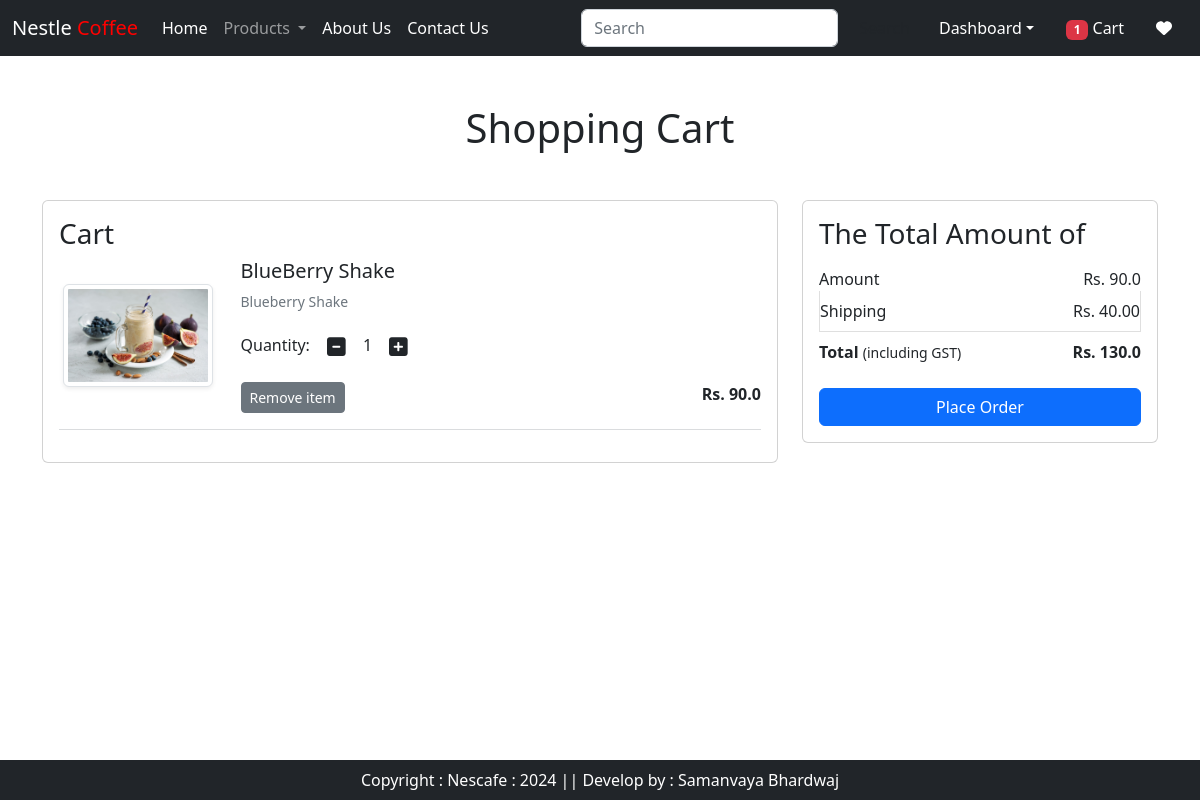
The app's page /cart/ (signed in) with its own data.
### app/models.py (models this page shows, shortened)
class Cart(models.Model):
    user = models.ForeignKey(User,on_delete=models.CASCADE)
    product = models.ForeignKey(Product,on_delete=models.CASCADE)
    quantity = models.PositiveIntegerField(default=1)

class Product(models.Model):
    title = models.CharField(max_length=100)
    selling_price = models.FloatField()
    discounted_price = models.FloatField()
    description = models.TextField()
    composition = models.TextField(default='')
    prodapp = models.TextField(default='')
    category = models.CharField(choices=CATEGORY_CHOICES, max_length=2)
    product_image = models.ImageField(upload_to='product')

### app/views.py (the view)
# urls.py: path('cart/', views.show_cart, name='showcart'),
@login_required
def show_cart(request):
    user = request.user
    cart = Cart.objects.filter(user=user)
    amount = 0
    for p in cart:
        value = p.quantity * p.product.discounted_price
        amount = amount + value
    totalamount = amount + 40
    totalitem = 0
    wishitem=0
    if request.user.is_authenticated:
        totalitem = len(Cart.objects.filter(user=request.user))
        wishitem = len(Wishlist.objects.filter(user=request.user))
    return render(request, 'app/addtocart.html',locals())

### app/templates/app/addtocart.html (shortened to what this page needs)
{% extends 'app/base.html' %}
{% load static %}
{% block main-content %}
<div class="container my-5">
 <div class="row">
  {% if cart %}
  <h1 class="text-center mb-5">Shopping Cart</h1>
  <div class="col-sm-8">
  <div class="card">
   <div class="card-body">
    <h3>Cart</h3>
    {% for item in cart %}
    <div class="row">
     <div class="col-sm-3 text-center align-self-center"><img src="{{item.product.product_image.url}}" alt="" srcset="" class="img-fluid img-thumbnail shadow-sm" height="150" width="150"> </div>
     <div class="col-sm-9">
      <div>
       <h5>{{item.product.title}}</h5>
       <p class="mb-2 text-muted small">{{item.product.description}}</p>
       <div class="my-3">
        <label for="quantity">Quantity:</label>
        <a class="minus-cart btn" pid={{item.product.id}}><i class="fas fa-minus-square fa-lg"></i></a>
        <span id="quantity">{{item.quantity}}</span>
        <a class="plus-cart btn" pid={{item.product.id}}><i class="fas fa-plus-square fa-lg"></i></a>
       </div>
       <div class="d-flex justify-content-between">
        <a href="#" class="remove-cart btn btn-sm btn-secondary mr-3" pid={{item.product.id}}>Remove item </a>
        <p class="mb-0"><span><strong>Rs. {{item.product.discounted_price}}</strong></span></p>
       </div>
      </div>
     </div>
    </div>
    <hr class="text-muted">
    {% endfor %}
   </div>
   </div>
  </div>
  <div class="col-sm-4">
   <div class="card">
    <div class="card-body">
      <h3>The Total Amount of</h3>
      <ul class="list-group">
       <li class="list-group-item d-flex justify-content-between align-items-center border-0 px-0 pb-0" >Amount<span id="amount">Rs. {{amount}}</span></li>
       <li class="list-group-item d-flex justify-content-between align-items-center px-0">Shipping<span>Rs. 40.00</span></li>
       <li class="list-group-item d-flex justify-content-between align-items-center border-0 px-0 mb-3">
        <div>
           <strong>Total</strong> <small>(including GST)</small>
         </div>
         <span id="totalamount"><strong>Rs. {{totalamount}}</strong></span>
       </li>
      </ul>
      <div class="d-grid"><a href="{% url 'checkout' %}" class="btn btn-primary">Place Order</a></div>
    </div>
   </div>
  </div>
  {% else %}
    <h1 class="text-center mb-5">Cart is Empty</h1>
{% endif %}
</div>
</div>
{% endblock main-content %}

### records on screen
Cart: product.product_image (picture), product "BlueBerry Shake", product.description "Blueberry Shake", quantity "1", product.discounted_price "90.0"

### other values on screen
{{ totalitem }} "1"
{{ amount }} "90.0"
{{ totalamount }} "130.0"
